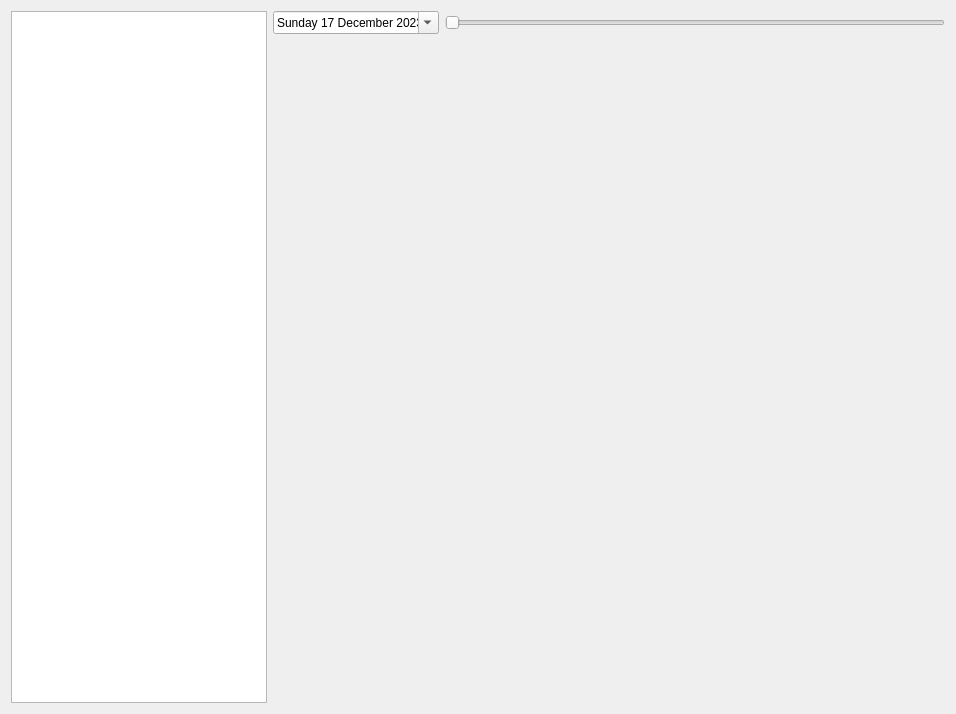
<?xml version="1.0" encoding="UTF-8"?>
<ui version="4.0">
 <class>FormGPSHistory</class>
 <widget class="QWidget" name="FormGPSHistory">
  <property name="geometry">
   <rect>
    <x>0</x>
    <y>0</y>
    <width>956</width>
    <height>714</height>
   </rect>
  </property>
  <property name="windowTitle">
   <string>Form</string>
  </property>
  <layout class="QHBoxLayout" name="horizontalLayout_2">
   <item>
    <widget class="QListView" name="listView_vehicles">
     <property name="sizePolicy">
      <sizepolicy hsizetype="Preferred" vsizetype="Expanding">
       <horstretch>0</horstretch>
       <verstretch>0</verstretch>
      </sizepolicy>
     </property>
     <property name="selectionBehavior">
      <enum>QAbstractItemView::SelectRows</enum>
     </property>
    </widget>
   </item>
   <item>
    <layout class="QVBoxLayout" name="verticalLayout">
     <item>
      <layout class="QHBoxLayout" name="horizontalLayout">
       <item>
        <widget class="QDateEdit" name="dateEdit">
         <property name="wrapping">
          <bool>false</bool>
         </property>
         <property name="buttonSymbols">
          <enum>QAbstractSpinBox::UpDownArrows</enum>
         </property>
         <property name="accelerated">
          <bool>false</bool>
         </property>
         <property name="showGroupSeparator" stdset="0">
          <bool>false</bool>
         </property>
         <property name="minimumDateTime">
          <datetime>
           <hour>1</hour>
           <minute>0</minute>
           <second>0</second>
           <year>2023</year>
           <month>10</month>
           <day>1</day>
          </datetime>
         </property>
         <property name="displayFormat">
          <string>dddd dd MMMM yyyy</string>
         </property>
         <property name="calendarPopup">
          <bool>true</bool>
         </property>
         <property name="timeSpec">
          <enum>Qt::LocalTime</enum>
         </property>
         <property name="date">
          <date>
           <year>2023</year>
           <month>12</month>
           <day>17</day>
          </date>
         </property>
        </widget>
       </item>
       <item>
        <widget class="QSlider" name="horizontalSlider">
         <property name="orientation">
          <enum>Qt::Horizontal</enum>
         </property>
        </widget>
       </item>
      </layout>
     </item>
     <item>
      <widget class="QWidget" name="widget_map" native="true">
       <property name="sizePolicy">
        <sizepolicy hsizetype="Preferred" vsizetype="Expanding">
         <horstretch>0</horstretch>
         <verstretch>0</verstretch>
        </sizepolicy>
       </property>
      </widget>
     </item>
    </layout>
   </item>
  </layout>
 </widget>
 <resources/>
 <connections/>
</ui>
